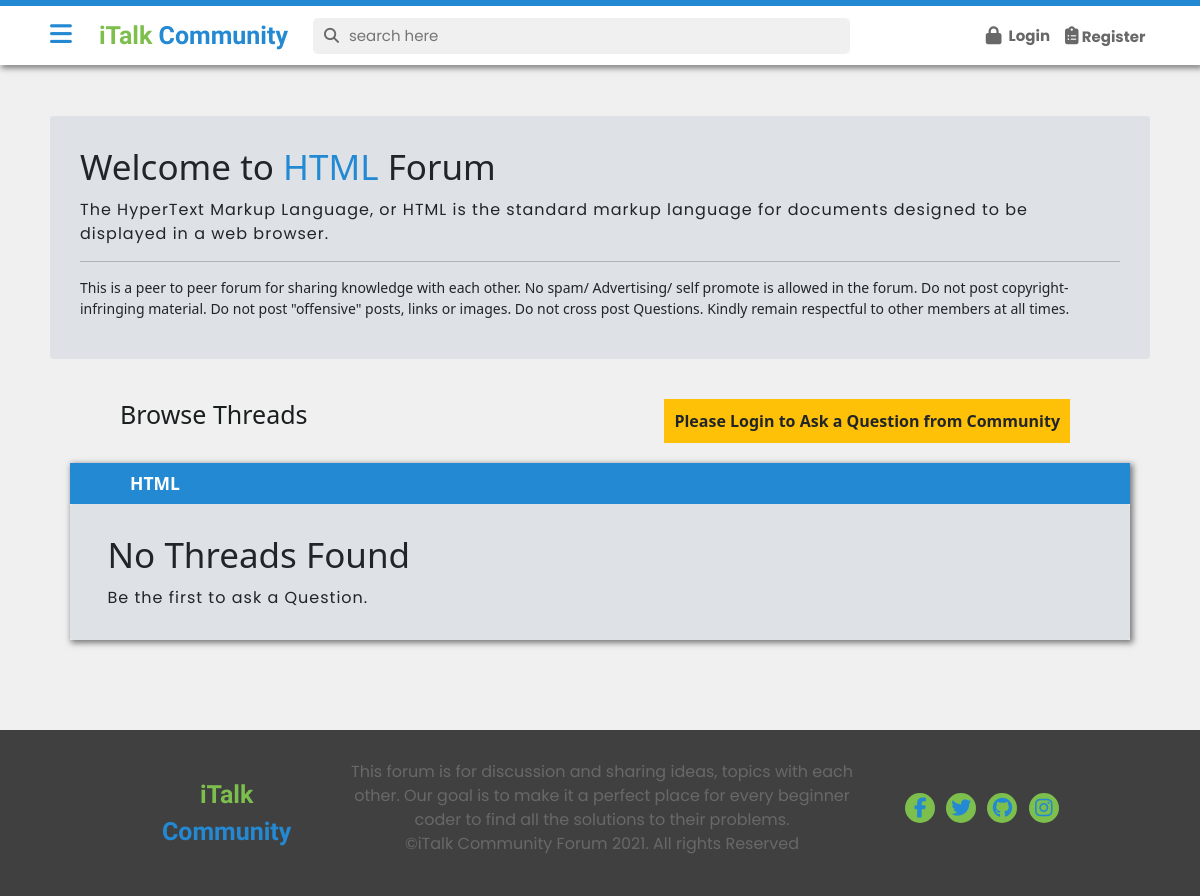
The app's page /_threadlist.php?catid=4 with its own data.
### tables this page shows
CREATE TABLE `categories` (
  `category_id` int(11) NOT NULL,
  `category_name` varchar(23) NOT NULL,
  `category_description` text NOT NULL,
  `category_date` datetime NOT NULL DEFAULT current_timestamp(),
  `category_img` varchar(255) NOT NULL
);

### _threadlist.php (the view, shortened to what this page needs)
<!DOCTYPE html>
<html lang="en">
<head>
    <link rel="stylesheet" href="https://cdnjs.cloudflare.com/ajax/libs/font-awesome/5.15.3/css/all.min.css">
    <link href="https://cdn.jsdelivr.net/npm/bootstrap@5.0.0-beta2/dist/css/bootstrap.min.css" rel="stylesheet"
>
    <link rel="stylesheet" href="css/threadlist.css?v=<?php echo time(); ?>">
    <link rel="stylesheet" href="../style.css?v=<?php echo time(); ?>">
    <link rel="stylesheet" href="partials/css/partials.css?v=<?php echo time(); ?>">
</head>
<body>
    <?php require "partials/_header.php"; ?>
    <div class="main-container">
        <?php require "partials/_sidenav.php"; ?>
        <div class="_main" id="main">
            <?php
                $id =  $_GET['catid'];
                $sql = "SELECT * FROM `categories` WHERE `category_id` = $id ";
                $res = mysqli_query($conn, $sql);
                while($row = mysqli_fetch_assoc($res)){
                    $catName = $row['category_name'];
                    $catDesc = $row['category_description'];
                echo'<div class="jumbotron">
                        <h1 class="display-4">Welcome to <span>'.$catName.'</span> Forum</h1>
                        <p class="lead">'.$catDesc.'</p>
                        <hr class="my-4">
                        <p class="disclaimer">This is a peer to peer forum for sharing knowledge with each other. No spam/ Advertising/ self promote is allowed in the forum. Do not post copyright-infringing material. Do not post "offensive" posts, links or images. Do not cross post Questions. Kindly remain respectful to other members at all times. </p>
                        </div>';}
                        ?>
            <div class="heading-btn">
                <h1 class="browse-heading">Browse Threads</h1>
                <?php
            if($login){ echo
            '<p class="btnadd">
                <button class="btn btn-primary" type="button" data-bs-toggle="collapse" data-bs-target="#askQuestion"
                    aria-expanded="false" aria-controls="askQuestion">
                    Post a Question
                </button>
            </p>';}
            else{ echo
                '<p class="btnadd text-dark bg-warning p-3"><strong>
               Please Login to Ask a Question from Community </strong>
            </p>';
            }
            ?>
            </div>
            <div class="threads">
                <div class="thread-cat">
                    <h3 class="th-cat"> <?php echo $catName; ?></h3>
                        <?php
                    $noResult = true;
                    if($noResult){
                echo '<div class="jumbotron jumbotron-fluid">
                <div class="container">
                  <h1 class="display-4">No Threads Found</h1>
                  <p class="lead">Be the first to ask a Question.</p>
                </div>
              </div>';
            }?>
                </div>
            </div>
            </div>
        </div>
    <?php require "partials/_footer.php" ?>
</body>
</html>

### css/threadlist.css (style rules this page uses)
.jumbotron { padding: 3rem 3rem; margin-top: 0rem; margin-bottom: 4rem; background-color: #dee2e6; border-radius: .3rem; transition: all .5s ease-in-out; }
.jumbotron p.lead { font-family: 'Poppins', sans-serif !important; font-weight: 400; font-size: 1.6rem; letter-spacing: 0.1rem; margin-bottom: 0rem !important; }
.jumbotron p.disclaimer { font-size: 1.4rem; font-weight: 300; }
.jumbotron h1 { margin-bottom: 1rem; }
.jumbotron h1 span { color: var(--primary); font-weight: 400; }
.main ._main { margin-left: 20rem; }
div._main .heading-btn { display: flex; justify-content: space-between; margin: 0 5rem; }
div._main h1.browse-heading { color: var(--dark); margin: 0 2rem; }
div._main .threads { margin: 2rem; box-shadow: 2px 2px 6px 1px rgba(0,0,0, 0.5); }
div._main .threads .thread-cat h3.th-cat { background-color: var(--primary); padding: 1rem 1rem 1rem 6rem; font-weight: 600; color: var(--pure); margin: 0; }
div._main p.btnadd { display: flex; justify-content: center; margin: 0 3rem; }

### style.css (style rules this page uses)
:root { --primary : #2389D3; --secondary : #7DBF4D; --dark : #191e1e; --light : #F0F0F0; --bgwhite : #f4f7f9; --pure: #fff; --grey :#686868; --bglight:#f0f0f0; }
*, *:before, *:after { margin: 0; padding: 0; box-sizing: border-box; }
html { font-size: 62.5%; -webkit-font-smoothing: antialiased; }
body { background: var(--pure); font-size: 1.6rem; }
div.main-container { padding: 0; margin-top: 6.6rem; }
.main ._main { margin: 0rem; padding: 5rem; position: relative; }

### records on screen
categories: category_name "HTML", category_description "The HyperText Markup Language, or HTML is the standard markup language for documents designed to be displayed in a web browser."
